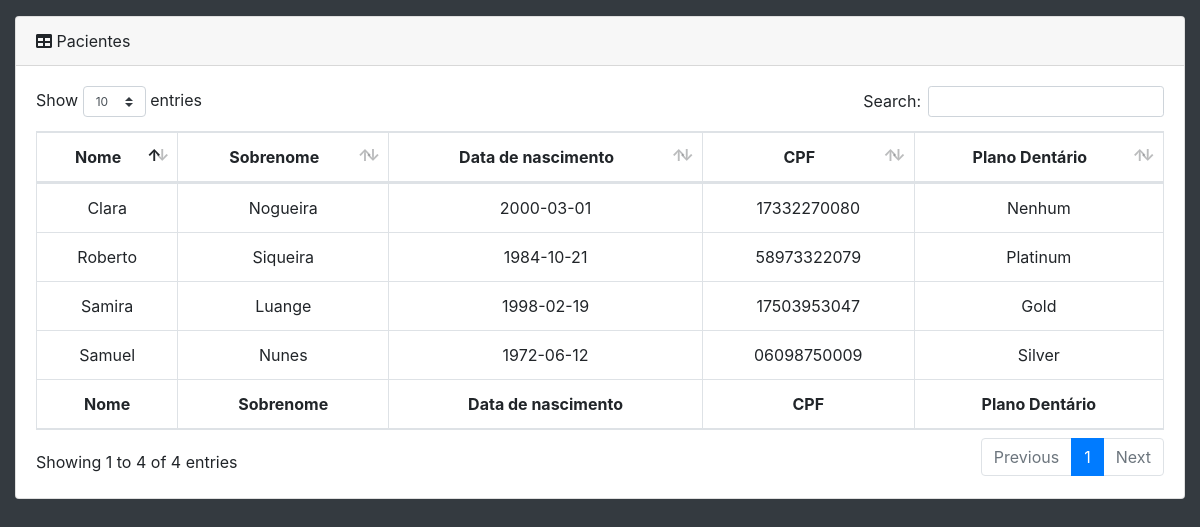
The app's page /system/recepcionista/complementos/paciente-consulta.php (signed in) with its own data.
### tables this page shows
CREATE TABLE IF NOT EXISTS `paciente` (
  `id` INT UNSIGNED NOT NULL AUTO_INCREMENT,
  `nome` VARCHAR(45) NOT NULL,
  `sobrenome` VARCHAR(90) NOT NULL,
  `nascimento` DATE NOT NULL,
  `cpf` CHAR(11) NULL,
  `plano_dentario_id` INT UNSIGNED NULL,
  PRIMARY KEY (`id`),
  UNIQUE INDEX `id_UNIQUE` (`id` ASC),
  UNIQUE INDEX `cpf_UNIQUE` (`cpf` ASC),
  INDEX `fk_paciente_plano_dentario1_idx` (`plano_dentario_id` ASC),
  CONSTRAINT `fk_paciente_plano_dentario1`
    FOREIGN KEY (`plano_dentario_id`)
    REFERENCES `plano_dentario` (`id`)
    ON DELETE SET NULL
    ON UPDATE CASCADE);

CREATE TABLE IF NOT EXISTS `plano_dentario` (
  `id` INT UNSIGNED NOT NULL AUTO_INCREMENT,
  `nome` VARCHAR(45) NOT NULL,
  `desconto` FLOAT NOT NULL,
  PRIMARY KEY (`id`),
  UNIQUE INDEX `id_UNIQUE` (`id` ASC),
  UNIQUE INDEX `nome_UNIQUE` (`nome` ASC));

### php/classPaciente.php (called while the page is built, shortened)
<?php
class Paciente{
	private $id;
	public function __construct(){
		$database = new Database();
		$dbSet = $database->dbSet();
		$this->conn = $dbSet;
	}
	public function setId($id){
		$this->id = $id;
	}
	public function viewAll(){
		$stmt = $this->conn->prepare("SELECT * FROM paciente");
		$stmt->execute();
		return $stmt;
	}
	public function nomePlanoDentario(){
		$stmt = $this->conn->prepare("SELECT plano_dentario.nome FROM plano_dentario, paciente WHERE plano_dentario.id = paciente.plano_dentario_id AND paciente.id = :id");
		$stmt->bindParam(":id", $this->id);
		$stmt->execute();
		$result = $stmt->fetch(PDO::FETCH_OBJ);
		if(empty($result)){
			return "";
		}else{
			return $result->nome;
		}
	}
}
?>

### system/recepcionista/complementos/paciente-consulta.php (the view, shortened to what this page needs)
<?php include_once'header.php';
include_once '../../../php/classPaciente.php';
?>
  <body class="bg-dark">
    <div id="wrapper">
      <div id="content-wrapper">
        <div class="container-fluid">
          <div class="card mb-3">
            <div class="card-header">
              <i class="fas fa-table"></i>
              Pacientes</div>
            <div class="card-body">
              <div class="table-responsive">
                <table class="table table-bordered" id="dataTable" width="100%" cellspacing="0">
                  <thead>
                    <tr align="center">
                      <th>Nome</th>
                      <th>Sobrenome</th>
                      <th>Data de nascimento</th>
                      <th>CPF</th>
                      <th>Plano Dentário</th>
                    </tr>
                  </thead>
                  <tfoot>
                    <tr align="center">
                      <th>Nome</th>
                      <th>Sobrenome</th>
                      <th>Data de nascimento</th>
                      <th>CPF</th>
                      <th>Plano Dentário</th>
                    </tr>
                  </tfoot>
                  <tbody>
                      <?php
                      $p = new Paciente();
                      $stmt = $p->viewAll();
                      while($row = $stmt->fetch(PDO::FETCH_OBJ)){ ?>
                      <tr align="center">
                        <td> <?= $row->nome; ?> </td>
                        <td> <?= $row->sobrenome; ?> </td>
                        <td> <?= $row->nascimento; ?> </td>
                        <td> <?= empty($row->cpf)? "" : $row->cpf; ?> </td>
                        <?php
                          $p->setId($row->id);
                          $plano_dentario = $p->nomePlanoDentario();
                        ?>
                        <td> <?= $plano_dentario; ?> </td>
                      </tr>
                      <?php } ?>
                  </tbody>
                </table>
              </div>
            </div>
          </div>
        </div>
      </div>
    </div>
  </body>
</html>

### css/sb-admin.css (style rules this page uses)
html { position: relative; min-height: 100%; }
body { height: 100%; }
#wrapper { display: -webkit-box; display: -ms-flexbox; display: flex; }
#wrapper #content-wrapper { overflow-x: hidden; width: 100%; padding-top: 1rem; padding-bottom: 80px; }
:root { --input-padding-x: 0.75rem; --input-padding-y: 0.75rem; }

### records on screen
paciente: nome "Samuel", sobrenome "Nunes", nascimento "1972-06-12", cpf "06098750009", plano_dentario.nome "Silver"
paciente: nome "Samira", sobrenome "Luange", nascimento "1998-02-19", cpf "17503953047", plano_dentario.nome "Gold"
paciente: nome "Roberto", sobrenome "Siqueira", nascimento "1984-10-21", cpf "58973322079", plano_dentario.nome "Platinum"
paciente: nome "Clara", sobrenome "Nogueira", nascimento "2000-03-01", cpf "17332270080", plano_dentario.nome "Nenhum"
